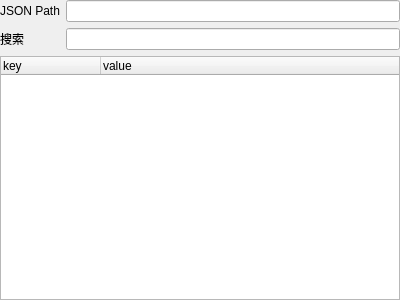
<?xml version="1.0" encoding="UTF-8"?>
<ui version="4.0">
 <class>JsonViewerFrame</class>
 <widget class="QFrame" name="JsonViewerFrame">
  <property name="geometry">
   <rect>
    <x>0</x>
    <y>0</y>
    <width>400</width>
    <height>300</height>
   </rect>
  </property>
  <property name="windowTitle">
   <string>Frame</string>
  </property>
  <layout class="QVBoxLayout" name="verticalLayout">
   <property name="leftMargin">
    <number>0</number>
   </property>
   <property name="topMargin">
    <number>0</number>
   </property>
   <property name="rightMargin">
    <number>0</number>
   </property>
   <property name="bottomMargin">
    <number>0</number>
   </property>
   <item>
    <layout class="QFormLayout" name="formLayout">
     <property name="sizeConstraint">
      <enum>QLayout::SetNoConstraint</enum>
     </property>
     <property name="fieldGrowthPolicy">
      <enum>QFormLayout::ExpandingFieldsGrow</enum>
     </property>
     <property name="formAlignment">
      <set>Qt::AlignLeading|Qt::AlignLeft|Qt::AlignTop</set>
     </property>
     <item row="0" column="0">
      <widget class="QLabel" name="json_path_label_widget">
       <property name="text">
        <string>JSON Path</string>
       </property>
      </widget>
     </item>
     <item row="0" column="1">
      <widget class="QLineEdit" name="json_path_edit_widget"/>
     </item>
     <item row="1" column="0">
      <widget class="QLabel" name="search_label_widget">
       <property name="text">
        <string>搜索</string>
       </property>
      </widget>
     </item>
     <item row="1" column="1">
      <widget class="QLineEdit" name="search_text_edit_widget"/>
     </item>
    </layout>
   </item>
   <item>
    <widget class="QTreeWidget" name="json_tree_widget">
     <column>
      <property name="text">
       <string notr="true">key</string>
      </property>
     </column>
     <column>
      <property name="text">
       <string>value</string>
      </property>
     </column>
    </widget>
   </item>
  </layout>
 </widget>
 <resources/>
 <connections>
  <connection>
   <sender>search_text_edit_widget</sender>
   <signal>textChanged(QString)</signal>
   <receiver>JsonViewerFrame</receiver>
   <slot>search_json(QString)</slot>
   <hints>
    <hint type="sourcelabel">
     <x>145</x>
     <y>38</y>
    </hint>
    <hint type="destinationlabel">
     <x>534</x>
     <y>-26</y>
    </hint>
   </hints>
  </connection>
  <connection>
   <sender>json_path_edit_widget</sender>
   <signal>textChanged(QString)</signal>
   <receiver>JsonViewerFrame</receiver>
   <slot>go_json_path(QString)</slot>
   <hints>
    <hint type="sourcelabel">
     <x>107</x>
     <y>12</y>
    </hint>
    <hint type="destinationlabel">
     <x>110</x>
     <y>-13</y>
    </hint>
   </hints>
  </connection>
  <connection>
   <sender>JsonViewerFrame</sender>
   <signal>jsonPathChanged(QString)</signal>
   <receiver>json_path_edit_widget</receiver>
   <slot>setText(QString)</slot>
   <hints>
    <hint type="sourcelabel">
     <x>24</x>
     <y>32</y>
    </hint>
    <hint type="destinationlabel">
     <x>84</x>
     <y>16</y>
    </hint>
   </hints>
  </connection>
 </connections>
 <slots>
  <signal>jsonPathChanged(QString)</signal>
  <slot>search_json(QString)</slot>
  <slot>go_json_path(QString)</slot>
 </slots>
</ui>
